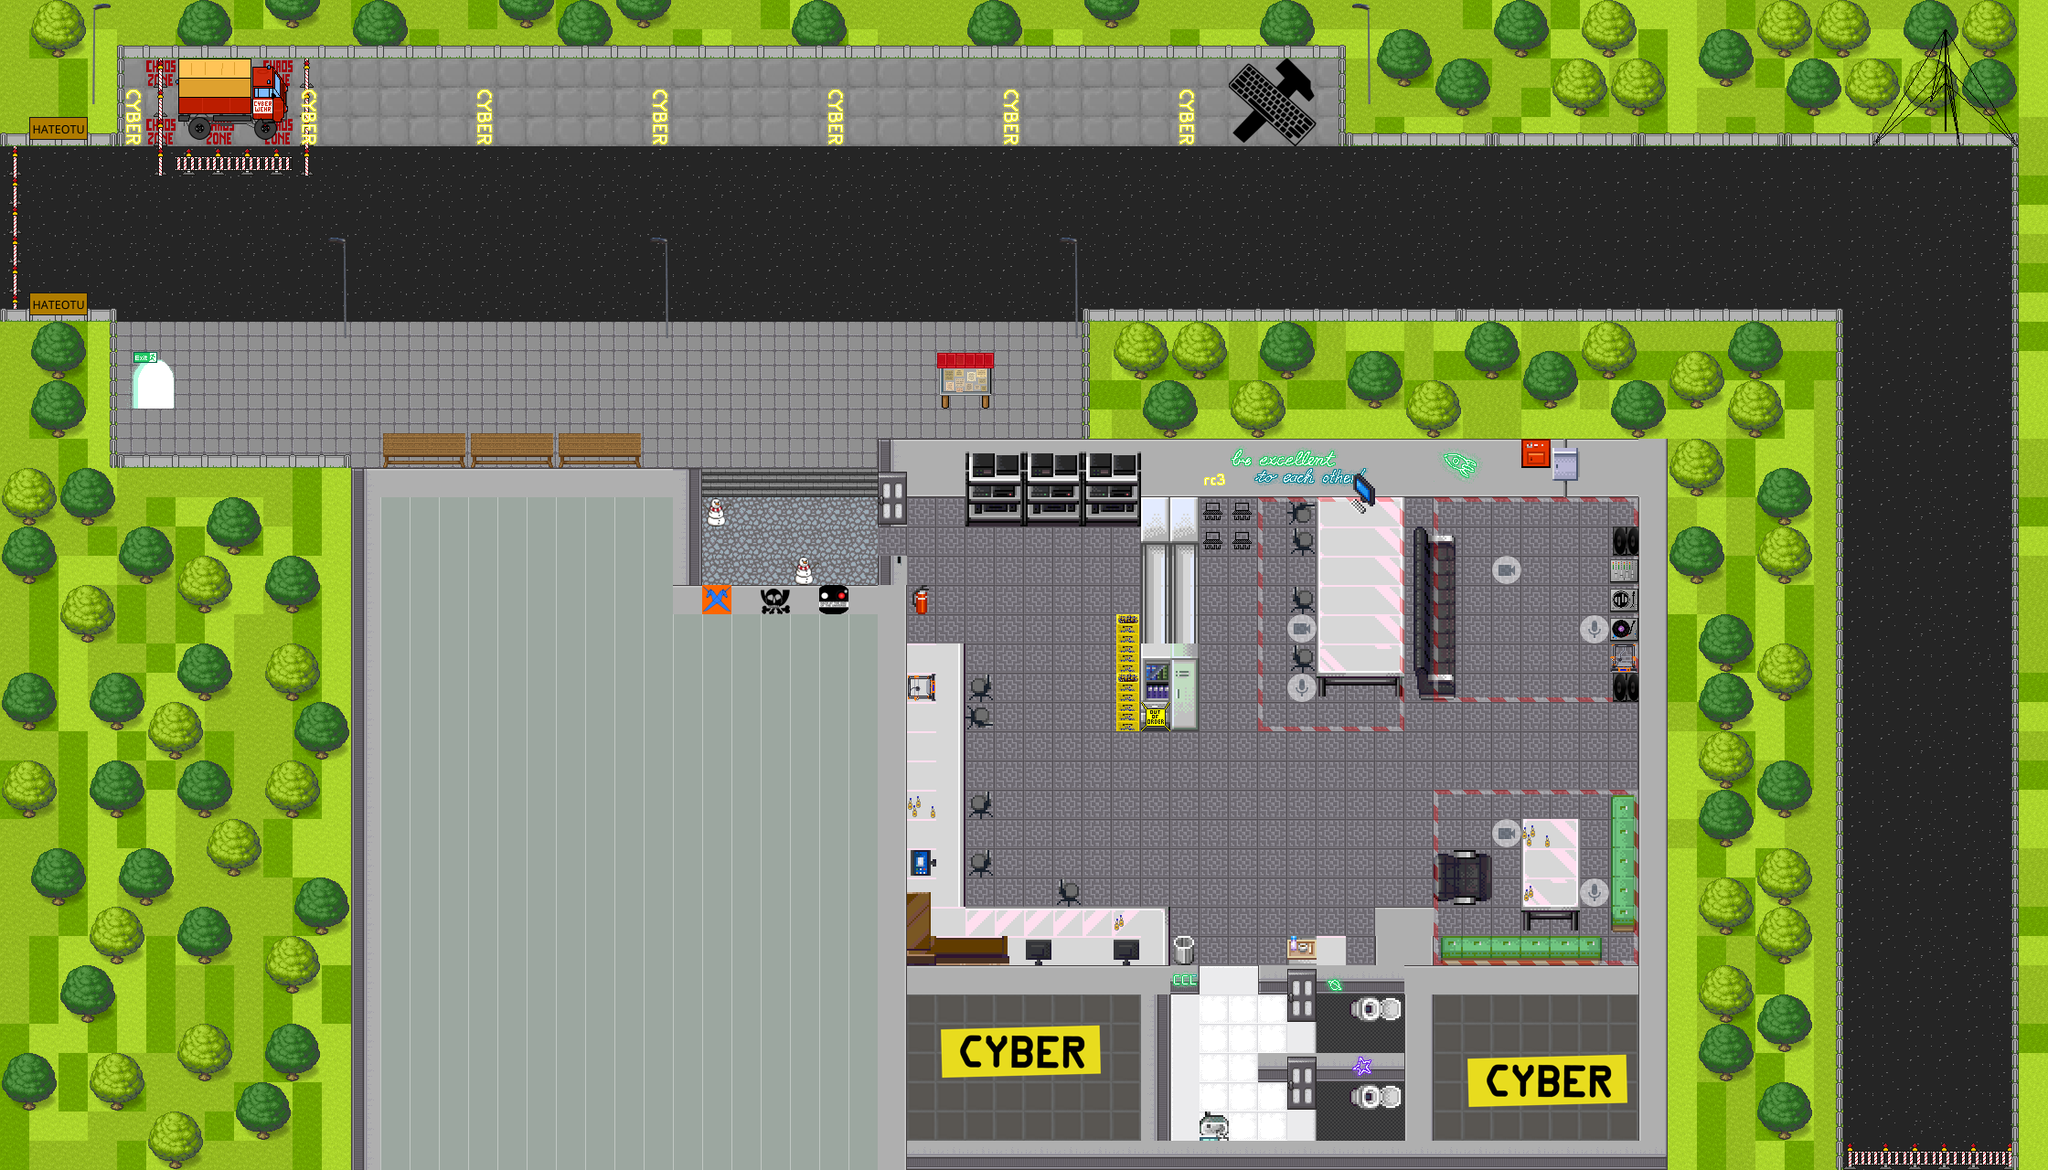

This game map was drawn from its Tiled (.tmx) file and the tilesets committed beside it. A one-line description and the trimmed map source follow:
An orthogonal 70x40 tile map with 32x32 px tiles, 20 tile layers (silent, jitsi_couch, exit_Turm, exit_cyberwehr, ...), 5 hidden layers not drawn, 10 tilesets.

<map version="1.8" tiledversion="1.8.4" orientation="orthogonal" renderorder="right-down" width="70" height="40" tilewidth="32" tileheight="32" infinite="0" nextlayerid="33" nextobjectid="1">
 <editorsettings>
  <export target="main.json" format="json" />
 </editorsettings>
 <tileset firstgid="1" name="zw" tilewidth="32" tileheight="32" tilecount="2048" columns="32">
  <image source="tileSets/zw.png" width="1024" height="2048" />
  <tile id="64">
   <properties>
    <property name="collides" type="bool" value="true" />
   </properties>
  </tile>
  <tile id="65">
   <properties>
    <property name="collides" type="bool" value="true" />
   </properties>
  </tile>
  <tile id="96">
   <properties>
    <property name="collides" type="bool" value="true" />
   </properties>
  </tile>
  <tile id="97">
   <properties>
    <property name="collides" type="bool" value="true" />
   </properties>
  </tile>
  <tile id="128">
   <properties>
    <property name="collides" type="bool" value="true" />
   </properties>
  </tile>
  <tile id="129">
   <properties>
    <property name="collides" type="bool" value="true" />
   </properties>
  </tile>
  <tile id="160">
   <properties>
    <property name="collides" type="bool" value="true" />
   </properties>
  </tile>
  <tile id="161">
   <properties>
    <property name="collides" type="bool" value="true" />
   </properties>
  </tile>
  <tile id="163">
   <properties>
    <property name="collides" type="bool" value="true" />
   </properties>
  </tile>
 </tileset>
 <tileset firstgid="2049" name="rc3-mullana-neon-signs" tilewidth="32" tileheight="32" tilecount="256" columns="16">
  <image source="tileSets/rc3-mullana-neon-signs.png" width="512" height="512" />
 </tileset>
 <tileset firstgid="2305" name="chaos_zone_shared" tilewidth="32" tileheight="32" tilecount="2048" columns="32">
  <image source="tileSets/chaos_zone_shared.png" width="1024" height="2048" />
  <tile id="102">
   <animation>
    <frame tileid="102" duration="700" />
    <frame tileid="101" duration="700" />
   </animation>
  </tile>
  <tile id="150">
   <animation>
    <frame tileid="101" duration="1000" />
    <frame tileid="102" duration="1000" />
   </animation>
  </tile>
  <tile id="214">
   <animation>
    <frame tileid="196" duration="1000" />
    <frame tileid="197" duration="1000" />
    <frame tileid="198" duration="1000" />
   </animation>
  </tile>
  <tile id="246">
   <animation>
    <frame tileid="230" duration="700" />
    <frame tileid="231" duration="700" />
   </animation>
  </tile>
  <tile id="451">
   <properties>
    <property name="collides" type="bool" value="true" />
   </properties>
  </tile>
  <tile id="452">
   <properties>
    <property name="collides" type="bool" value="true" />
   </properties>
  </tile>
  <tile id="453">
   <properties>
    <property name="collides" type="bool" value="true" />
   </properties>
  </tile>
  <tile id="481">
   <animation>
    <frame tileid="481" duration="700" />
    <frame tileid="484" duration="700" />
    <frame tileid="580" duration="700" />
    <frame tileid="484" duration="700" />
    <frame tileid="516" duration="700" />
    <frame tileid="484" duration="700" />
    <frame tileid="580" duration="700" />
    <frame tileid="484" duration="700" />
    <frame tileid="516" duration="700" />
    <frame tileid="484" duration="700" />
   </animation>
  </tile>
  <tile id="623">
   <animation>
    <frame tileid="623" duration="700" />
    <frame tileid="622" duration="700" />
    <frame tileid="591" duration="700" />
    <frame tileid="590" duration="700" />
   </animation>
  </tile>
  <tile id="710">
   <properties>
    <property name="collides" type="bool" value="true" />
   </properties>
  </tile>
  <tile id="723">
   <properties>
    <property name="collides" type="bool" value="true" />
   </properties>
  </tile>
  <tile id="724">
   <properties>
    <property name="collides" type="bool" value="true" />
   </properties>
  </tile>
  <tile id="725">
   <properties>
    <property name="collides" type="bool" value="true" />
   </properties>
  </tile>
  <tile id="742">
   <properties>
    <property name="collides" type="bool" value="true" />
   </properties>
  </tile>
  <tile id="755">
   <properties>
    <property name="collides" type="bool" value="true" />
   </properties>
  </tile>
  <tile id="756">
   <properties>
    <property name="collides" type="bool" value="true" />
   </properties>
  </tile>
  <tile id="757">
   <properties>
    <property name="collides" type="bool" value="true" />
   </properties>
  </tile>
  <tile id="787">
   <properties>
    <property name="collides" type="bool" value="true" />
   </properties>
  </tile>
  <tile id="788">
   <properties>
    <property name="collides" type="bool" value="true" />
   </properties>
  </tile>
  <tile id="789">
   <properties>
    <property name="collides" type="bool" value="true" />
   </properties>
  </tile>
 </tileset>
 <tileset firstgid="4353" name="floortiles" tilewidth="32" tileheight="32" tilecount="256" columns="16">
  <image source="tileSets/floortiles.png" width="512" height="512" />
  <wangsets>
   <wangset name="Terrains" type="corner" tile="-1">
    <wangcolor name="snowgrass" color="#ff0000" tile="190" probability="1" />
   </wangset>
  </wangsets>
 </tileset>
 <tileset firstgid="4609" name="fantasy" tilewidth="32" tileheight="32" tilecount="1064" columns="8">
  <image source="tileSets/fantasy.png" width="256" height="4256" />
  <tile id="464">
   <properties>
    <property name="collides" type="bool" value="true" />
   </properties>
  </tile>
  <tile id="465">
   <properties>
    <property name="collides" type="bool" value="true" />
   </properties>
  </tile>
  <tile id="466">
   <properties>
    <property name="collides" type="bool" value="true" />
   </properties>
  </tile>
  <tile id="467">
   <properties>
    <property name="collides" type="bool" value="true" />
   </properties>
  </tile>
  <tile id="468">
   <properties>
    <property name="collides" type="bool" value="true" />
   </properties>
  </tile>
  <tile id="469">
   <properties>
    <property name="collides" type="bool" value="true" />
   </properties>
  </tile>
  <tile id="472">
   <properties>
    <property name="collides" type="bool" value="true" />
   </properties>
  </tile>
  <tile id="473">
   <properties>
    <property name="collides" type="bool" value="true" />
   </properties>
  </tile>
  <tile id="474">
   <properties>
    <property name="collides" type="bool" value="true" />
   </properties>
  </tile>
  <tile id="475">
   <properties>
    <property name="collides" type="bool" value="true" />
   </properties>
  </tile>
  <tile id="476">
   <properties>
    <property name="collides" type="bool" value="true" />
   </properties>
  </tile>
  <tile id="477">
   <properties>
    <property name="collides" type="bool" value="true" />
   </properties>
  </tile>
 </tileset>
 <tileset firstgid="5673" name="tilesets_deviant_milkian_1" tilewidth="32" tileheight="32" tilecount="256" columns="16">
  <image source="tileSets/tilesets_deviant_milkian_1.png" width="512" height="512" />
  <tile id="1">
   <properties>
    <property name="collides" type="bool" value="true" />
   </properties>
  </tile>
  <tile id="7">
   <properties>
    <property name="collides" type="bool" value="true" />
   </properties>
  </tile>
  <tile id="17">
   <properties>
    <property name="collides" type="bool" value="true" />
   </properties>
  </tile>
  <tile id="23">
   <properties>
    <property name="collides" type="bool" value="true" />
   </properties>
  </tile>
  <tile id="128">
   <properties>
    <property name="collides" type="bool" value="true" />
   </properties>
  </tile>
  <tile id="129">
   <properties>
    <property name="collides" type="bool" value="true" />
   </properties>
  </tile>
  <tile id="130">
   <properties>
    <property name="collides" type="bool" value="true" />
   </properties>
  </tile>
  <tile id="131">
   <properties>
    <property name="collides" type="bool" value="true" />
   </properties>
  </tile>
  <tile id="144">
   <properties>
    <property name="collides" type="bool" value="true" />
   </properties>
  </tile>
  <tile id="145">
   <properties>
    <property name="collides" type="bool" value="true" />
   </properties>
  </tile>
  <tile id="146">
   <properties>
    <property name="collides" type="bool" value="true" />
   </properties>
  </tile>
  <tile id="147">
   <properties>
    <property name="collides" type="bool" value="true" />
   </properties>
  </tile>
  <tile id="152">
   <properties>
    <property name="collides" type="bool" value="true" />
   </properties>
  </tile>
  <tile id="153">
   <properties>
    <property name="collides" type="bool" value="true" />
   </properties>
  </tile>
  <tile id="154">
   <properties>
    <property name="collides" type="bool" value="true" />
   </properties>
  </tile>
  <tile id="155">
   <properties>
    <property name="collides" type="bool" value="true" />
   </properties>
  </tile>
  <tile id="156">
   <properties>
    <property name="collides" type="bool" value="true" />
   </properties>
  </tile>
  <tile id="157">
   <properties>
    <property name="collides" type="bool" value="true" />
   </properties>
  </tile>
  <tile id="160">
   <properties>
    <property name="collides" type="bool" value="true" />
   </properties>
  </tile>
  <tile id="168">
   <properties>
    <property name="collides" type="bool" value="true" />
   </properties>
  </tile>
  <tile id="169">
   <properties>
    <property name="collides" type="bool" value="true" />
   </properties>
  </tile>
  <tile id="170">
   <properties>
    <property name="collides" type="bool" value="true" />
   </properties>
  </tile>
  <tile id="176">
   <properties>
    <property name="collides" type="bool" value="true" />
   </properties>
  </tile>
  <tile id="192">
   <properties>
    <property name="collides" type="bool" value="true" />
   </properties>
  </tile>
  <tile id="193">
   <properties>
    <property name="collides" type="bool" value="true" />
   </properties>
  </tile>
  <tile id="194">
   <properties>
    <property name="collides" type="bool" value="true" />
   </properties>
  </tile>
  <tile id="195">
   <properties>
    <property name="collides" type="bool" value="true" />
   </properties>
  </tile>
  <tile id="208">
   <properties>
    <property name="collides" type="bool" value="true" />
   </properties>
  </tile>
  <tile id="209">
   <properties>
    <property name="collides" type="bool" value="true" />
   </properties>
  </tile>
  <tile id="210">
   <properties>
    <property name="collides" type="bool" value="true" />
   </properties>
  </tile>
  <tile id="211">
   <properties>
    <property name="collides" type="bool" value="true" />
   </properties>
  </tile>
  <tile id="224">
   <properties>
    <property name="collides" type="bool" value="true" />
   </properties>
  </tile>
  <tile id="225">
   <properties>
    <property name="collides" type="bool" value="true" />
   </properties>
  </tile>
  <tile id="226">
   <properties>
    <property name="collides" type="bool" value="true" />
   </properties>
  </tile>
  <tile id="227">
   <properties>
    <property name="collides" type="bool" value="true" />
   </properties>
  </tile>
 </tileset>
 <tileset firstgid="5929" name="WinterCollection" tilewidth="32" tileheight="32" tilecount="400" columns="20">
  <image source="tileSets/WinterCollection.png" width="640" height="640" />
  <wangsets>
   <wangset name="Terrains" type="corner" tile="-1">
    <wangcolor name="snow" color="#ff0000" tile="0" probability="1" />
    <wangtile tileid="120" wangid="0,0,0,1,0,0,0,0" />
    <wangtile tileid="121" wangid="0,0,0,1,0,1,0,0" />
    <wangtile tileid="122" wangid="0,0,0,0,0,1,0,0" />
    <wangtile tileid="140" wangid="0,1,0,1,0,0,0,0" />
    <wangtile tileid="141" wangid="0,1,0,1,0,1,0,1" />
    <wangtile tileid="142" wangid="0,0,0,0,0,1,0,1" />
    <wangtile tileid="160" wangid="0,1,0,0,0,0,0,0" />
    <wangtile tileid="161" wangid="0,1,0,0,0,0,0,1" />
    <wangtile tileid="162" wangid="0,0,0,0,0,0,0,1" />
   </wangset>
  </wangsets>
 </tileset>
 <tileset firstgid="6329" name="winter" tilewidth="32" tileheight="32" tilecount="2" columns="2">
  <image source="tileSets/winter.png" width="64" height="32" />
  <tile id="1">
   <animation>
    <frame tileid="1" duration="800" />
    <frame tileid="0" duration="800" />
   </animation>
  </tile>
 </tileset>
 <tileset firstgid="6331" name="haus_a" tilewidth="32" tileheight="32" tilecount="2048" columns="32">
  <image source="tileSets/haus_a.png" width="1024" height="2048" />
 </tileset>
 <tileset firstgid="8379" name="worldExit" tilewidth="32" tileheight="32" tilecount="4" columns="2">
  <image source="tileSets/worldExit.png" width="64" height="64" />
 </tileset>
 <layer id="24" name="silent" width="70" height="40" locked="1">
  <properties>
   <property name="silent" type="bool" value="true" />
  </properties>
  <data>[2800 cells, 106 non-empty, 4 distinct tile ids]</data>
 </layer>
 <layer id="23" name="jitsi_couch" width="70" height="40" locked="1">
  <properties>
   <property name="jitsiRoom" value="HateotuCouch" />
  </properties>
  <data>[2800 cells, 121 non-empty, 4 distinct tile ids]</data>
 </layer>
 <layer id="18" name="exit_Turm" width="70" height="40" locked="1">
  <properties>
   <property name="exitUrl" value="./wa-turm/main.json" />
  </properties>
  <data>[2800 cells, 12 non-empty, 4 distinct tile ids]</data>
 </layer>
 <layer id="10" name="exit_cyberwehr" width="70" height="40" locked="1">
  <properties>
   <property name="exitUrl" value="{&lt;lobby&gt;/maps/erfas-spaces-north.json#start_chaoszone}" />
  </properties>
  <data>[2800 cells, 12 non-empty, 3 distinct tile ids]</data>
 </layer>
 <layer id="32" name="entry-turm" width="70" height="40" locked="1">
  <properties>
   <property name="startLayer" type="bool" value="true" />
  </properties>
  <data>[2800 cells, 12 non-empty, 4 distinct tile ids]</data>
 </layer>
 <layer id="11" name="start" width="70" height="40" locked="1">
  <properties>
   <property name="startLayer" type="bool" value="true" />
  </properties>
  <data>[2800 cells, 16 non-empty, 4 distinct tile ids]</data>
 </layer>
 <layer id="15" name="floor" width="70" height="40" locked="1">
  <data>[2800 cells, 482 non-empty, 5 distinct tile ids]</data>
 </layer>
 <layer id="3" name="ground_winter" width="70" height="40" visible="0" locked="1">
  <data>[2800 cells, 2161 non-empty, 18 distinct tile ids]</data>
 </layer>
 <layer id="31" name="ground_summer" width="70" height="40" locked="1">
  <data>[2800 cells, 2168 non-empty, 15 distinct tile ids]</data>
 </layer>
 <layer id="22" name="ice" width="70" height="40" visible="0" locked="1" opacity="0.6">
  <data>[2800 cells, 299 non-empty, 1 distinct tile ids]</data>
 </layer>
 <layer id="14" name="buildings" width="70" height="40" locked="1">
  <data>[2800 cells, 225 non-empty, 9 distinct tile ids]</data>
 </layer>
 <layer id="30" name="tree_winter-1" width="70" height="40" visible="0" locked="1">
  <data>[2800 cells, 12 non-empty, 3 distinct tile ids]</data>
 </layer>
 <layer id="29" name="tree_winter" width="70" height="40" visible="0" locked="1">
  <data>[2800 cells, 388 non-empty, 14 distinct tile ids]</data>
 </layer>
 <layer id="20" name="tree_summer-1" width="70" height="40" locked="1">
  <data>[2800 cells, 33 non-empty, 5 distinct tile ids]</data>
 </layer>
 <layer id="4" name="tree_summer" width="70" height="40" locked="1">
  <data>[2800 cells, 520 non-empty, 20 distinct tile ids]</data>
 </layer>
 <layer id="27" name="exit_krautWorld" width="70" height="40" locked="1">
  <properties>
   <property name="exitUrl" value="../../../../raw.githubusercontent.com/die3ungleichen/2D-Welt-thueringen/main/sachsen/sachsen.json#reentry-hateotu" />
  </properties>
  <data>[2800 cells, 4 non-empty, 4 distinct tile ids]</data>
 </layer>
 <layer id="17" name="furniture-1" width="70" height="40" locked="1">
  <data>[2800 cells, 30 non-empty, 7 distinct tile ids]</data>
 </layer>
 <layer id="16" name="furniture" width="70" height="40" locked="1">
  <data>[2800 cells, 167 non-empty, 67 distinct tile ids]</data>
 </layer>
 <layer id="8" name="animations_cyberwehr" width="70" height="40" locked="1">
  <data>[2800 cells, 5 non-empty, 1 distinct tile ids]</data>
 </layer>
 <layer id="28" name="cyberwehr" width="70" height="40" locked="1">
  <data>[2800 cells, 24 non-empty, 14 distinct tile ids]</data>
 </layer>
 <layer id="12" name="painting" width="70" height="40" locked="1">
  <data>[2800 cells, 143 non-empty, 55 distinct tile ids]</data>
 </layer>
 <layer id="25" name="website" width="70" height="40" locked="1">
  <properties>
   <property name="openWebsite" value="https://www.hateotu.de/index.php" />
  </properties>
  <data>[2800 cells, 4 non-empty, 1 distinct tile ids]</data>
 </layer>
 <layer id="26" name="osm" width="70" height="40" locked="1">
  <properties>
   <property name="collides" type="bool" value="true" />
   <property name="openWebsite" value="https://www.openstreetmap.org/way/549508027#map=17/50.39348/12.34447" />
  </properties>
  <data>[2800 cells, 4 non-empty, 4 distinct tile ids]</data>
 </layer>
 <objectgroup id="2" name="floorLayer" locked="1" />
 <layer id="7" name="objects" width="70" height="40" locked="1">
  <data>[2800 cells, 42 non-empty, 36 distinct tile ids]</data>
 </layer>
 <layer id="21" name="weather_winter" width="70" height="40" visible="0" locked="1">
  <data>[2800 cells, 1717 non-empty, 1 distinct tile ids]</data>
 </layer>
</map>
